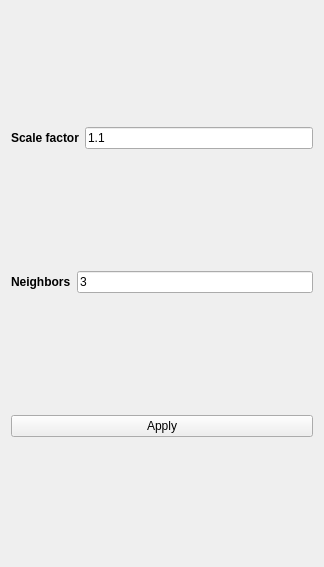
          <widget class="QWidget" name="page_3">
           <property name="geometry">
            <rect>
             <x>0</x>
             <y>0</y>
             <width>324</width>
             <height>567</height>
            </rect>
           </property>
           <attribute name="label">
            <string>Ear detection</string>
           </attribute>
           <layout class="QVBoxLayout" name="verticalLayout_5">
            <item>
             <layout class="QHBoxLayout" name="horizontalLayout_7">
              <item>
               <widget class="QLabel" name="label_7">
                <property name="font">
                 <font>
                  <weight>75</weight>
                  <bold>true</bold>
                 </font>
                </property>
                <property name="text">
                 <string>Scale factor</string>
                </property>
               </widget>
              </item>
              <item>
               <widget class="QLineEdit" name="scaleEars">
                <property name="text">
                 <string>1.1</string>
                </property>
               </widget>
              </item>
             </layout>
            </item>
            <item>
             <layout class="QHBoxLayout" name="horizontalLayout_8">
              <item>
               <widget class="QLabel" name="label_8">
                <property name="font">
                 <font>
                  <weight>75</weight>
                  <bold>true</bold>
                 </font>
                </property>
                <property name="text">
                 <string>Neighbors</string>
                </property>
               </widget>
              </item>
              <item>
               <widget class="QLineEdit" name="earsNeighbors">
                <property name="text">
                 <string>3</string>
                </property>
               </widget>
              </item>
             </layout>
            </item>
            <item>
             <widget class="QPushButton" name="apply_ears">
              <property name="text">
               <string>Apply</string>
              </property>
             </widget>
            </item>
           </layout>
          </widget>
